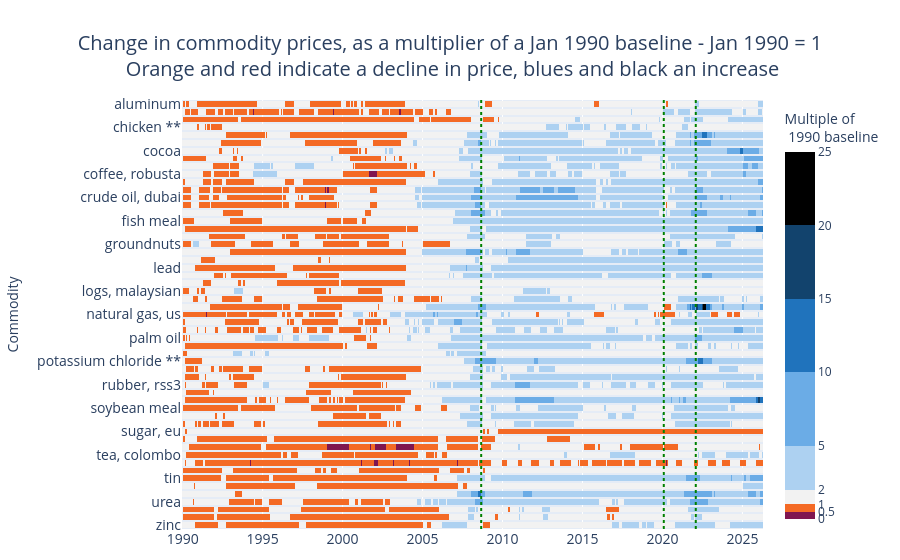

The code cell stored with this chart in its notebook:
### Code cell
# Visualising commodity price movement as a multiple of 1990 baseline

colorscale = [
    (0, "#801650")
    , (0.5 / max_multiplier, "#801650")
    , (0.5 / max_multiplier, "#F46A25")
    , (1 / max_multiplier, "#F46A25")
    , (1 / max_multiplier, "#F2F2F2")
    , (2 / max_multiplier, "#F2F2F2")
    , (2 / max_multiplier, "#ADD1F1")
    , (5 / max_multiplier, "#ADD1F1")
    , (5 / max_multiplier, "#6BACE6")
    , (10 / max_multiplier, "#6BACE6")
    , (10 / max_multiplier, "#2073BC")
    , (15 / max_multiplier, "#2073BC")
    , (15 / max_multiplier, "#12436D")
    , (20 / max_multiplier, "#12436D")
    , (20 / max_multiplier, "#000000")
    , (1.00, "#000000")
]

fig = go.Figure(
    go.Heatmap(
        z = change_df.values
        , x = change_df.columns   
        , y = change_df.index    
        , colorscale = colorscale
        , zmin = 0
        , zmax = max_multiplier
        , ygap = 2 
        , xgap = 0 
        , colorbar = dict(tickvals = [0, 0.5, 1,  2, 5, 10, 15, 20, 25], title = "Multiple of <br> 1990 baseline")))

fig.update_layout(height = 1250
                  , xaxis = dict(side = "bottom", tickfont = dict(size = 14))
                  , yaxis = dict(title = "Commodity", autorange = "reversed", tickfont = dict(size = 14))
                  , margin = dict(t = 100, b = 25)
                  , title = dict(text = "Change in commodity prices, as a multiplier of a Jan 1990 baseline - Jan 1990 = 1<br> Orange and red indicate a decline in price, blues and black an increase", x = 0.5, font = dict(size = 20)))
fig.add_vline(x = "2008-09-01", line_dash="dot", line_color="green")
fig.add_vline(x = "2020-02-01", line_dash="dot", line_color="green")
fig.add_vline(x = "2022-02-01", line_dash="dot", line_color="green")
fig.show()

### Figure 1 — Plotly figure (JSON) as saved in the notebook; plotly's stock layout.template omitted (floating-point values rounded to 4 significant figures; data arrays with more than 128 entries replaced by an {"elided": "..."} marker saying what was removed)
{"data": [{"colorbar": {"tickvals": [0, 0.5, 1, 2, 5, 10, 15, 20, 25], "title": {"text": "Multiple of <br> 1990 baseline"}}, "colorscale": [[0, "#801650"], [0.02, "#801650"], [0.02, "#F46A25"], [0.04, "#F46A25"], [0.04, "#F2F2F2"], [0.08, "#F2F2F2"], [0.08, "#ADD1F1"], [0.2, "#ADD1F1"], [0.2, "#6BACE6"], [0.4, "#6BACE6"], [0.4, "#2073BC"], [0.6, "#2073BC"], [0.6, "#12436D"], [0.8, "#12436D"], [0.8, "#000000"], [1, "#000000"]], "type": "heatmap", "x": {"elided": "436 str values"}, "xgap": 0, "y": ["aluminum", "banana, us", "beef **", "chicken **", "coal, australian", "coal, south african **", "cocoa", "coconut oil", "coffee, arabica", "coffee, robusta", "copper", "crude oil, brent", "crude oil, dubai", "crude oil, wti", "dap", "fish meal", "gold", "groundnut oil **", "groundnuts", "iron ore, cfr spot", "lamb **", "lead", "liquefied natural gas, japan", "logs, cameroon", "logs, malaysian", "maize", "natural gas, europe", "natural gas, us", "nickel", "orange", "palm oil", "platinum", "plywood", "potassium chloride **", "rice, thai 5%", "rice, thai a.1", "rubber, rss3", "sawnwood, malaysian", "silver", "soybean meal", "soybean oil", "soybeans", "sugar, eu", "sugar, us", "sugar, world", "tea, colombo", "tea, kolkata", "tea, mombasa", "tin", "tobacco, us import u.v.", "tsp", "urea", "wheat, us hrw", "wheat, us srw", "zinc"], "ygap": 2, "z": {"elided": "55x436 float values"}, "zmax": 25, "zmin": 0}], "layout": {"autosize": true, "margin": {"b": 25, "t": 100}, "shapes": [{"line": {"color": "green", "dash": "dot"}, "type": "line", "x0": "2008-09-01", "x1": "2008-09-01", "xref": "x", "y0": 0, "y1": 1, "yref": "y domain"}, {"line": {"color": "green", "dash": "dot"}, "type": "line", "x0": "2020-02-01", "x1": "2020-02-01", "xref": "x", "y0": 0, "y1": 1, "yref": "y domain"}, {"line": {"color": "green", "dash": "dot"}, "type": "line", "x0": "2022-02-01", "x1": "2022-02-01", "xref": "x", "y0": 0, "y1": 1, "yref": "y domain"}], "title": {"font": {"size": 20}, "text": "Change in commodity prices, as a multiplier of a Jan 1990 baseline - Jan 1990 = 1<br> Orange and red indicate a decline in price, blues and black an increase", "x": 0.5}, "xaxis": {"autorange": true, "range": ["1989-12-16 12:00", "2026-04-16 12:00"], "side": "bottom", "tickfont": {"size": 14}, "type": "date"}, "yaxis": {"autorange": true, "range": [54.5, -0.5], "tickfont": {"size": 14}, "title": {"text": "Commodity"}, "type": "category"}}}
